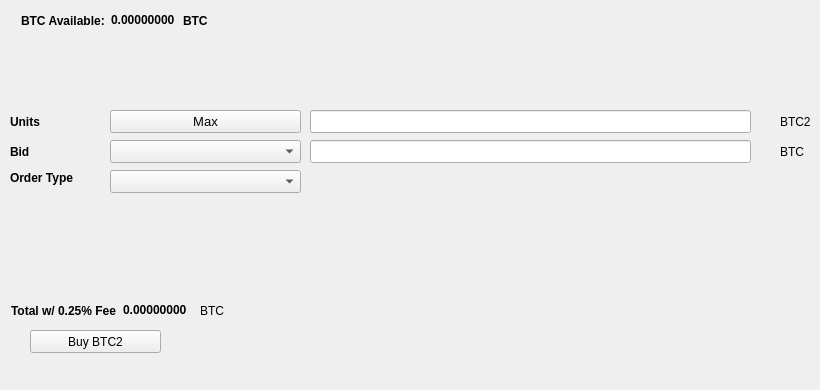
   <widget class="QWidget" name="BuyTab">
    <attribute name="title">
     <string>Buy</string>
    </attribute>
    <widget class="QPushButton" name="BuyBTC2">
     <property name="geometry">
      <rect>
       <x>30</x>
       <y>330</y>
       <width>131</width>
       <height>23</height>
      </rect>
     </property>
     <property name="text">
      <string>Buy BTC2</string>
     </property>
     <property name="icon">
      <iconset resource="../bitcoin2.qrc">
       <normaloff>:/icons/bitcoin</normaloff>:/icons/bitcoin</iconset>
     </property>
    </widget>
    <widget class="QLabel" name="label_3">
     <property name="geometry">
      <rect>
       <x>10</x>
       <y>110</y>
       <width>46</width>
       <height>23</height>
      </rect>
     </property>
     <property name="font">
      <font>
       <weight>75</weight>
       <bold>true</bold>
      </font>
     </property>
     <property name="text">
      <string>Units</string>
     </property>
    </widget>
    <widget class="QLineEdit" name="UnitsInput">
     <property name="geometry">
      <rect>
       <x>310</x>
       <y>110</y>
       <width>441</width>
       <height>23</height>
      </rect>
     </property>
     <property name="font">
      <font>
       <pointsize>9</pointsize>
       <weight>75</weight>
       <bold>true</bold>
      </font>
     </property>
    </widget>
    <widget class="QLineEdit" name="BuyBidPriceEdit">
     <property name="geometry">
      <rect>
       <x>310</x>
       <y>140</y>
       <width>441</width>
       <height>23</height>
      </rect>
     </property>
     <property name="font">
      <font>
       <pointsize>9</pointsize>
       <weight>75</weight>
       <bold>true</bold>
      </font>
     </property>
    </widget>
    <widget class="QLabel" name="label_4">
     <property name="geometry">
      <rect>
       <x>780</x>
       <y>110</y>
       <width>31</width>
       <height>23</height>
      </rect>
     </property>
     <property name="text">
      <string>BTC2</string>
     </property>
    </widget>
    <widget class="QLabel" name="label_5">
     <property name="geometry">
      <rect>
       <x>780</x>
       <y>140</y>
       <width>31</width>
       <height>23</height>
      </rect>
     </property>
     <property name="text">
      <string>BTC</string>
     </property>
    </widget>
    <widget class="QLabel" name="label_6">
     <property name="geometry">
      <rect>
       <x>10</x>
       <y>140</y>
       <width>46</width>
       <height>23</height>
      </rect>
     </property>
     <property name="font">
      <font>
       <weight>75</weight>
       <bold>true</bold>
      </font>
     </property>
     <property name="text">
      <string>Bid</string>
     </property>
    </widget>
    <widget class="QLabel" name="label_7">
     <property name="geometry">
      <rect>
       <x>10</x>
       <y>170</y>
       <width>91</width>
       <height>16</height>
      </rect>
     </property>
     <property name="font">
      <font>
       <weight>75</weight>
       <bold>true</bold>
      </font>
     </property>
     <property name="text">
      <string>Order Type</string>
     </property>
    </widget>
    <widget class="QPushButton" name="Buy_Max_Amount">
     <property name="geometry">
      <rect>
       <x>110</x>
       <y>110</y>
       <width>191</width>
       <height>23</height>
      </rect>
     </property>
     <property name="font">
      <font>
       <pointsize>10</pointsize>
      </font>
     </property>
     <property name="text">
      <string>Max</string>
     </property>
    </widget>
    <widget class="QComboBox" name="BuyBidcomboBox">
     <property name="geometry">
      <rect>
       <x>110</x>
       <y>140</y>
       <width>191</width>
       <height>23</height>
      </rect>
     </property>
     <property name="font">
      <font>
       <pointsize>10</pointsize>
      </font>
     </property>
    </widget>
    <widget class="QComboBox" name="buyOrdertypeCombo">
     <property name="geometry">
      <rect>
       <x>110</x>
       <y>170</y>
       <width>191</width>
       <height>23</height>
      </rect>
     </property>
     <property name="font">
      <font>
       <pointsize>10</pointsize>
      </font>
     </property>
    </widget>
    <widget class="QWidget" name="layoutWidget1">
     <property name="geometry">
      <rect>
       <x>21</x>
       <y>11</y>
       <width>227</width>
       <height>19</height>
      </rect>
     </property>
     <layout class="QHBoxLayout" name="horizontalLayout_3">
      <item>
       <widget class="QLabel" name="label232">
        <property name="font">
         <font>
          <weight>75</weight>
          <bold>true</bold>
         </font>
        </property>
        <property name="text">
         <string>BTC Available:</string>
        </property>
       </widget>
      </item>
      <item>
       <widget class="QLabel" name="BtcAvailableLbl">
        <property name="palette">
         <palette>
          <active>
           <colorrole role="WindowText">
            <brush brushstyle="SolidPattern">
             <color alpha="255">
              <red>0</red>
              <green>0</green>
              <blue>0</blue>
             </color>
            </brush>
           </colorrole>
           <colorrole role="Button">
            <brush brushstyle="SolidPattern">
             <color alpha="255">
              <red>0</red>
              <green>170</green>
              <blue>0</blue>
             </color>
            </brush>
           </colorrole>
           <colorrole role="Light">
            <brush brushstyle="SolidPattern">
             <color alpha="255">
              <red>0</red>
              <green>255</green>
              <blue>0</blue>
             </color>
            </brush>
           </colorrole>
           <colorrole role="Midlight">
            <brush brushstyle="SolidPattern">
             <color alpha="255">
              <red>0</red>
              <green>212</green>
              <blue>0</blue>
             </color>
            </brush>
           </colorrole>
           <colorrole role="Dark">
            <brush brushstyle="SolidPattern">
             <color alpha="255">
              <red>0</red>
              <green>85</green>
              <blue>0</blue>
             </color>
            </brush>
           </colorrole>
           <colorrole role="Mid">
            <brush brushstyle="SolidPattern">
             <color alpha="255">
              <red>0</red>
              <green>113</green>
              <blue>0</blue>
             </color>
            </brush>
           </colorrole>
           <colorrole role="Text">
            <brush brushstyle="SolidPattern">
             <color alpha="255">
              <red>0</red>
              <green>170</green>
              <blue>0</blue>
             </color>
            </brush>
           </colorrole>
           <colorrole role="BrightText">
            <brush brushstyle="SolidPattern">
             <color alpha="255">
              <red>255</red>
              <green>255</green>
              <blue>255</blue>
             </color>
            </brush>
           </colorrole>
           <colorrole role="ButtonText">
            <brush brushstyle="SolidPattern">
             <color alpha="255">
              <red>0</red>
              <green>0</green>
              <blue>0</blue>
             </color>
            </brush>
           </colorrole>
           <colorrole role="Base">
            <brush brushstyle="SolidPattern">
             <color alpha="255">
              <red>255</red>
              <green>255</green>
              <blue>255</blue>
             </color>
            </brush>
           </colorrole>
           <colorrole role="Window">
            <brush brushstyle="SolidPattern">
             <color alpha="255">
              <red>0</red>
              <green>170</green>
              <blue>0</blue>
             </color>
            </brush>
           </colorrole>
           <colorrole role="Shadow">
            <brush brushstyle="SolidPattern">
             <color alpha="255">
              <red>0</red>
              <green>0</green>
              <blue>0</blue>
             </color>
            </brush>
           </colorrole>
           <colorrole role="AlternateBase">
            <brush brushstyle="SolidPattern">
             <color alpha="255">
              <red>127</red>
              <green>212</green>
              <blue>127</blue>
             </color>
            </brush>
           </colorrole>
           <colorrole role="ToolTipBase">
            <brush brushstyle="SolidPattern">
             <color alpha="255">
              <red>255</red>
              <green>255</green>
              <blue>220</blue>
             </color>
            </brush>
           </colorrole>
           <colorrole role="ToolTipText">
            <brush brushstyle="SolidPattern">
             <color alpha="255">
              <red>0</red>
              <green>0</green>
              <blue>0</blue>
             </color>
            </brush>
           </colorrole>
          </active>
          <inactive>
           <colorrole role="WindowText">
            <brush brushstyle="SolidPattern">
             <color alpha="255">
              <red>0</red>
              <green>0</green>
              <blue>0</blue>
             </color>
            </brush>
           </colorrole>
           <colorrole role="Button">
            <brush brushstyle="SolidPattern">
             <color alpha="255">
              <red>0</red>
              <green>170</green>
              <blue>0</blue>
             </color>
            </brush>
           </colorrole>
           <colorrole role="Light">
            <brush brushstyle="SolidPattern">
             <color alpha="255">
              <red>0</red>
              <green>255</green>
              <blue>0</blue>
             </color>
            </brush>
           </colorrole>
           <colorrole role="Midlight">
            <brush brushstyle="SolidPattern">
             <color alpha="255">
              <red>0</red>
              <green>212</green>
              <blue>0</blue>
             </color>
            </brush>
           </colorrole>
           <colorrole role="Dark">
            <brush brushstyle="SolidPattern">
             <color alpha="255">
              <red>0</red>
              <green>85</green>
              <blue>0</blue>
             </color>
            </brush>
           </colorrole>
           <colorrole role="Mid">
            <brush brushstyle="SolidPattern">
             <color alpha="255">
              <red>0</red>
              <green>113</green>
              <blue>0</blue>
             </color>
            </brush>
           </colorrole>
           <colorrole role="Text">
            <brush brushstyle="SolidPattern">
             <color alpha="255">
              <red>0</red>
              <green>170</green>
              <blue>0</blue>
             </color>
            </brush>
           </colorrole>
           <colorrole role="BrightText">
            <brush brushstyle="SolidPattern">
             <color alpha="255">
              <red>255</red>
              <green>255</green>
              <blue>255</blue>
             </color>
            </brush>
           </colorrole>
           <colorrole role="ButtonText">
            <brush brushstyle="SolidPattern">
             <color alpha="255">
              <red>0</red>
              <green>0</green>
              <blue>0</blue>
             </color>
            </brush>
           </colorrole>
           <colorrole role="Base">
            <brush brushstyle="SolidPattern">
             <color alpha="255">
              <red>255</red>
              <green>255</green>
              <blue>255</blue>
             </color>
            </brush>
           </colorrole>
           <colorrole role="Window">
            <brush brushstyle="SolidPattern">
             <color alpha="255">
              <red>0</red>
              <green>170</green>
              <blue>0</blue>
             </color>
            </brush>
           </colorrole>
           <colorrole role="Shadow">
            <brush brushstyle="SolidPattern">
             <color alpha="255">
              <red>0</red>
              <green>0</green>
              <blue>0</blue>
             </color>
            </brush>
           </colorrole>
           <colorrole role="AlternateBase">
            <brush brushstyle="SolidPattern">
             <color alpha="255">
              <red>127</red>
              <green>212</green>
              <blue>127</blue>
             </color>
            </brush>
           </colorrole>
           <colorrole role="ToolTipBase">
            <brush brushstyle="SolidPattern">
             <color alpha="255">
              <red>255</red>
              <green>255</green>
              <blue>220</blue>
             </color>
            </brush>
           </colorrole>
           <colorrole role="ToolTipText">
            <brush brushstyle="SolidPattern">
             <color alpha="255">
              <red>0</red>
              <green>0</green>
              <blue>0</blue>
             </color>
            </brush>
           </colorrole>
          </inactive>
          <disabled>
           <colorrole role="WindowText">
            <brush brushstyle="SolidPattern">
             <color alpha="255">
              <red>0</red>
              <green>85</green>
              <blue>0</blue>
             </color>
            </brush>
           </colorrole>
           <colorrole role="Button">
            <brush brushstyle="SolidPattern">
             <color alpha="255">
              <red>0</red>
              <green>170</green>
              <blue>0</blue>
             </color>
            </brush>
           </colorrole>
           <colorrole role="Light">
            <brush brushstyle="SolidPattern">
             <color alpha="255">
              <red>0</red>
              <green>255</green>
              <blue>0</blue>
             </color>
            </brush>
           </colorrole>
           <colorrole role="Midlight">
            <brush brushstyle="SolidPattern">
             <color alpha="255">
              <red>0</red>
              <green>212</green>
              <blue>0</blue>
             </color>
            </brush>
           </colorrole>
           <colorrole role="Dark">
            <brush brushstyle="SolidPattern">
             <color alpha="255">
              <red>0</red>
              <green>85</green>
              <blue>0</blue>
             </color>
            </brush>
           </colorrole>
           <colorrole role="Mid">
            <brush brushstyle="SolidPattern">
             <color alpha="255">
              <red>0</red>
              <green>113</green>
              <blue>0</blue>
             </color>
            </brush>
           </colorrole>
           <colorrole role="Text">
            <brush brushstyle="SolidPattern">
             <color alpha="255">
              <red>0</red>
              <green>85</green>
              <blue>0</blue>
             </color>
            </brush>
           </colorrole>
           <colorrole role="BrightText">
            <brush brushstyle="SolidPattern">
             <color alpha="255">
              <red>255</red>
              <green>255</green>
              <blue>255</blue>
             </color>
            </brush>
           </colorrole>
           <colorrole role="ButtonText">
            <brush brushstyle="SolidPattern">
             <color alpha="255">
              <red>0</red>
              <green>85</green>
              <blue>0</blue>
             </color>
            </brush>
           </colorrole>
           <colorrole role="Base">
            <brush brushstyle="SolidPattern">
             <color alpha="255">
              <red>0</red>
              <green>170</green>
              <blue>0</blue>
             </color>
            </brush>
           </colorrole>
           <colorrole role="Window">
            <brush brushstyle="SolidPattern">
             <color alpha="255">
              <red>0</red>
              <green>170</green>
              <blue>0</blue>
             </color>
            </brush>
           </colorrole>
           <colorrole role="Shadow">
            <brush brushstyle="SolidPattern">
             <color alpha="255">
              <red>0</red>
              <green>0</green>
              <blue>0</blue>
             </color>
            </brush>
           </colorrole>
           <colorrole role="AlternateBase">
            <brush brushstyle="SolidPattern">
             <color alpha="255">
              <red>0</red>
              <green>170</green>
              <blue>0</blue>
             </color>
            </brush>
           </colorrole>
           <colorrole role="ToolTipBase">
            <brush brushstyle="SolidPattern">
             <color alpha="255">
              <red>255</red>
              <green>255</green>
              <blue>220</blue>
             </color>
            </brush>
           </colorrole>
           <colorrole role="ToolTipText">
            <brush brushstyle="SolidPattern">
             <color alpha="255">
              <red>0</red>
              <green>0</green>
              <blue>0</blue>
             </color>
            </brush>
           </colorrole>
          </disabled>
         </palette>
        </property>
        <property name="font">
         <font>
          <weight>75</weight>
          <bold>true</bold>
         </font>
        </property>
        <property name="text">
         <string>0.00000000</string>
        </property>
        <property name="textInteractionFlags">
         <set>Qt::LinksAccessibleByMouse|Qt::TextSelectableByKeyboard|Qt::TextSelectableByMouse</set>
        </property>
       </widget>
      </item>
      <item>
       <widget class="QLabel" name="BtcAvailableLbl_2">
        <property name="font">
         <font>
          <weight>75</weight>
          <bold>true</bold>
         </font>
        </property>
        <property name="text">
         <string>BTC</string>
        </property>
       </widget>
      </item>
     </layout>
    </widget>
    <widget class="QWidget" name="layoutWidge2">
     <property name="geometry">
      <rect>
       <x>11</x>
       <y>301</y>
       <width>259</width>
       <height>19</height>
      </rect>
     </property>
     <layout class="QHBoxLayout" name="horizontalLayout_4">
      <item>
       <widget class="QLabel" name="label_9">
        <property name="font">
         <font>
          <weight>75</weight>
          <bold>true</bold>
         </font>
        </property>
        <property name="text">
         <string>Total w/ 0.25% Fee</string>
        </property>
       </widget>
      </item>
      <item>
       <widget class="QLabel" name="BuyCostLabel">
        <property name="palette">
         <palette>
          <active>
           <colorrole role="WindowText">
            <brush brushstyle="SolidPattern">
             <color alpha="255">
              <red>0</red>
              <green>0</green>
              <blue>0</blue>
             </color>
            </brush>
           </colorrole>
           <colorrole role="Button">
            <brush brushstyle="SolidPattern">
             <color alpha="255">
              <red>0</red>
              <green>170</green>
              <blue>0</blue>
             </color>
            </brush>
           </colorrole>
           <colorrole role="Light">
            <brush brushstyle="SolidPattern">
             <color alpha="255">
              <red>0</red>
              <green>255</green>
              <blue>0</blue>
             </color>
            </brush>
           </colorrole>
           <colorrole role="Midlight">
            <brush brushstyle="SolidPattern">
             <color alpha="255">
              <red>0</red>
              <green>212</green>
              <blue>0</blue>
             </color>
            </brush>
           </colorrole>
           <colorrole role="Dark">
            <brush brushstyle="SolidPattern">
             <color alpha="255">
              <red>0</red>
              <green>85</green>
              <blue>0</blue>
             </color>
            </brush>
           </colorrole>
           <colorrole role="Mid">
            <brush brushstyle="SolidPattern">
             <color alpha="255">
              <red>0</red>
              <green>113</green>
              <blue>0</blue>
             </color>
            </brush>
           </colorrole>
           <colorrole role="Text">
            <brush brushstyle="SolidPattern">
             <color alpha="255">
              <red>0</red>
              <green>170</green>
              <blue>0</blue>
             </color>
            </brush>
           </colorrole>
           <colorrole role="BrightText">
            <brush brushstyle="SolidPattern">
             <color alpha="255">
              <red>255</red>
              <green>255</green>
              <blue>255</blue>
             </color>
            </brush>
           </colorrole>
           <colorrole role="ButtonText">
            <brush brushstyle="SolidPattern">
             <color alpha="255">
              <red>0</red>
              <green>0</green>
              <blue>0</blue>
             </color>
            </brush>
           </colorrole>
           <colorrole role="Base">
            <brush brushstyle="SolidPattern">
             <color alpha="255">
              <red>255</red>
              <green>255</green>
              <blue>255</blue>
             </color>
            </brush>
           </colorrole>
           <colorrole role="Window">
            <brush brushstyle="SolidPattern">
             <color alpha="255">
              <red>0</red>
              <green>170</green>
              <blue>0</blue>
             </color>
            </brush>
           </colorrole>
           <colorrole role="Shadow">
            <brush brushstyle="SolidPattern">
             <color alpha="255">
              <red>0</red>
              <green>0</green>
              <blue>0</blue>
             </color>
            </brush>
           </colorrole>
           <colorrole role="AlternateBase">
            <brush brushstyle="SolidPattern">
             <color alpha="255">
              <red>127</red>
              <green>212</green>
              <blue>127</blue>
             </color>
            </brush>
           </colorrole>
           <colorrole role="ToolTipBase">
            <brush brushstyle="SolidPattern">
             <color alpha="255">
              <red>255</red>
              <green>255</green>
              <blue>220</blue>
             </color>
            </brush>
           </colorrole>
           <colorrole role="ToolTipText">
            <brush brushstyle="SolidPattern">
             <color alpha="255">
              <red>0</red>
              <green>0</green>
              <blue>0</blue>
             </color>
            </brush>
           </colorrole>
          </active>
          <inactive>
           <colorrole role="WindowText">
            <brush brushstyle="SolidPattern">
             <color alpha="255">
              <red>0</red>
              <green>0</green>
              <blue>0</blue>
             </color>
            </brush>
           </colorrole>
           <colorrole role="Button">
            <brush brushstyle="SolidPattern">
             <color alpha="255">
              <red>0</red>
              <green>170</green>
              <blue>0</blue>
             </color>
            </brush>
           </colorrole>
           <colorrole role="Light">
            <brush brushstyle="SolidPattern">
             <color alpha="255">
              <red>0</red>
              <green>255</green>
              <blue>0</blue>
             </color>
            </brush>
           </colorrole>
           <colorrole role="Midlight">
            <brush brushstyle="SolidPattern">
             <color alpha="255">
              <red>0</red>
              <green>212</green>
              <blue>0</blue>
             </color>
            </brush>
           </colorrole>
           <colorrole role="Dark">
            <brush brushstyle="SolidPattern">
             <color alpha="255">
              <red>0</red>
              <green>85</green>
              <blue>0</blue>
             </color>
            </brush>
           </colorrole>
           <colorrole role="Mid">
            <brush brushstyle="SolidPattern">
             <color alpha="255">
              <red>0</red>
              <green>113</green>
              <blue>0</blue>
             </color>
            </brush>
           </colorrole>
           <colorrole role="Text">
            <brush brushstyle="SolidPattern">
             <color alpha="255">
              <red>0</red>
              <green>170</green>
              <blue>0</blue>
             </color>
            </brush>
           </colorrole>
           <colorrole role="BrightText">
            <brush brushstyle="SolidPattern">
             <color alpha="255">
              <red>255</red>
              <green>255</green>
              <blue>255</blue>
             </color>
            </brush>
           </colorrole>
           <colorrole role="ButtonText">
            <brush brushstyle="SolidPattern">
             <color alpha="255">
              <red>0</red>
              <green>0</green>
              <blue>0</blue>
             </color>
            </brush>
           </colorrole>
           <colorrole role="Base">
            <brush brushstyle="SolidPattern">
             <color alpha="255">
              <red>255</red>
              <green>255</green>
              <blue>255</blue>
             </color>
            </brush>
           </colorrole>
           <colorrole role="Window">
            <brush brushstyle="SolidPattern">
             <color alpha="255">
              <red>0</red>
              <green>170</green>
              <blue>0</blue>
             </color>
            </brush>
           </colorrole>
           <colorrole role="Shadow">
            <brush brushstyle="SolidPattern">
             <color alpha="255">
              <red>0</red>
              <green>0</green>
              <blue>0</blue>
             </color>
            </brush>
           </colorrole>
           <colorrole role="AlternateBase">
            <brush brushstyle="SolidPattern">
             <color alpha="255">
              <red>127</red>
              <green>212</green>
              <blue>127</blue>
             </color>
            </brush>
           </colorrole>
           <colorrole role="ToolTipBase">
            <brush brushstyle="SolidPattern">
             <color alpha="255">
              <red>255</red>
              <green>255</green>
              <blue>220</blue>
             </color>
            </brush>
           </colorrole>
           <colorrole role="ToolTipText">
            <brush brushstyle="SolidPattern">
             <color alpha="255">
              <red>0</red>
              <green>0</green>
              <blue>0</blue>
             </color>
            </brush>
           </colorrole>
          </inactive>
          <disabled>
           <colorrole role="WindowText">
            <brush brushstyle="SolidPattern">
             <color alpha="255">
              <red>0</red>
              <green>85</green>
              <blue>0</blue>
             </color>
            </brush>
           </colorrole>
           <colorrole role="Button">
            <brush brushstyle="SolidPattern">
             <color alpha="255">
              <red>0</red>
              <green>170</green>
              <blue>0</blue>
             </color>
            </brush>
           </colorrole>
           <colorrole role="Light">
            <brush brushstyle="SolidPattern">
             <color alpha="255">
              <red>0</red>
              <green>255</green>
              <blue>0</blue>
             </color>
            </brush>
           </colorrole>
           <colorrole role="Midlight">
            <brush brushstyle="SolidPattern">
             <color alpha="255">
              <red>0</red>
              <green>212</green>
              <blue>0</blue>
             </color>
            </brush>
           </colorrole>
           <colorrole role="Dark">
            <brush brushstyle="SolidPattern">
             <color alpha="255">
              <red>0</red>
              <green>85</green>
              <blue>0</blue>
             </color>
            </brush>
           </colorrole>
           <colorrole role="Mid">
            <brush brushstyle="SolidPattern">
             <color alpha="255">
              <red>0</red>
              <green>113</green>
              <blue>0</blue>
             </color>
            </brush>
           </colorrole>
           <colorrole role="Text">
            <brush brushstyle="SolidPattern">
             <color alpha="255">
              <red>0</red>
              <green>85</green>
              <blue>0</blue>
             </color>
            </brush>
           </colorrole>
           <colorrole role="BrightText">
            <brush brushstyle="SolidPattern">
             <color alpha="255">
              <red>255</red>
              <green>255</green>
              <blue>255</blue>
             </color>
            </brush>
           </colorrole>
           <colorrole role="ButtonText">
            <brush brushstyle="SolidPattern">
             <color alpha="255">
              <red>0</red>
              <green>85</green>
              <blue>0</blue>
             </color>
            </brush>
           </colorrole>
           <colorrole role="Base">
            <brush brushstyle="SolidPattern">
             <color alpha="255">
              <red>0</red>
              <green>170</green>
              <blue>0</blue>
             </color>
            </brush>
           </colorrole>
           <colorrole role="Window">
            <brush brushstyle="SolidPattern">
             <color alpha="255">
              <red>0</red>
              <green>170</green>
              <blue>0</blue>
             </color>
            </brush>
           </colorrole>
           <colorrole role="Shadow">
            <brush brushstyle="SolidPattern">
             <color alpha="255">
              <red>0</red>
              <green>0</green>
              <blue>0</blue>
             </color>
            </brush>
           </colorrole>
           <colorrole role="AlternateBase">
            <brush brushstyle="SolidPattern">
             <color alpha="255">
              <red>0</red>
              <green>170</green>
              <blue>0</blue>
             </color>
            </brush>
           </colorrole>
           <colorrole role="ToolTipBase">
            <brush brushstyle="SolidPattern">
             <color alpha="255">
              <red>255</red>
              <green>255</green>
              <blue>220</blue>
             </color>
            </brush>
           </colorrole>
           <colorrole role="ToolTipText">
            <brush brushstyle="SolidPattern">
             <color alpha="255">
              <red>0</red>
              <green>0</green>
              <blue>0</blue>
             </color>
            </brush>
           </colorrole>
          </disabled>
         </palette>
        </property>
        <property name="font">
         <font>
          <weight>75</weight>
          <bold>true</bold>
         </font>
        </property>
        <property name="autoFillBackground">
         <bool>false</bool>
        </property>
        <property name="text">
         <string>0.00000000</string>
        </property>
        <property name="textInteractionFlags">
         <set>Qt::LinksAccessibleByMouse|Qt::TextSelectableByMouse</set>
        </property>
       </widget>
      </item>
      <item>
       <widget class="QLabel" name="label_10">
        <property name="font">
         <font>
          <weight>50</weight>
          <bold>false</bold>
         </font>
        </property>
        <property name="text">
         <string>BTC</string>
        </property>
       </widget>
      </item>
     </layout>
    </widget>
    <widget class="QLabel" name="label_24">
     <property name="geometry">
      <rect>
       <x>460</x>
       <y>300</y>
       <width>281</width>
       <height>81</height>
      </rect>
     </property>
     <property name="text">
      <string/>
     </property>
     <property name="pixmap">
      <pixmap>:/images/bittrex</pixmap>
     </property>
    </widget>
   </widget>
